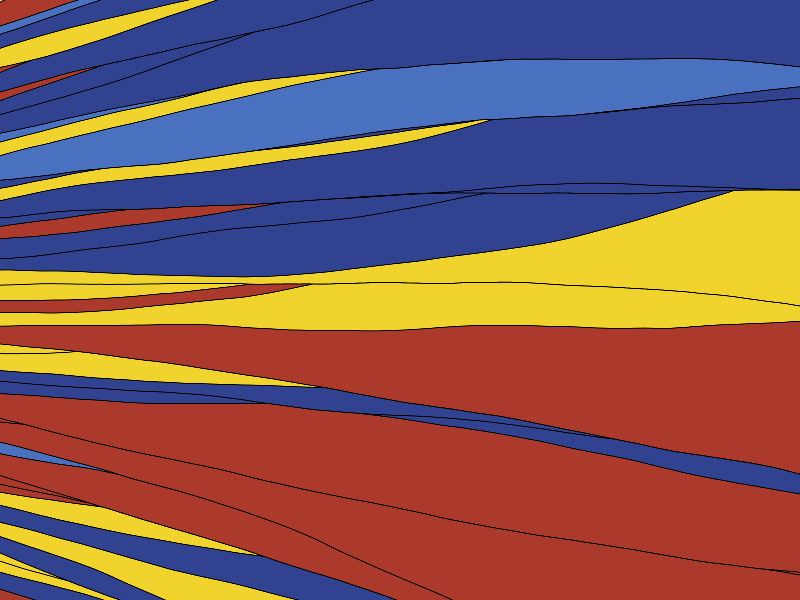
Frame 1 (no input)
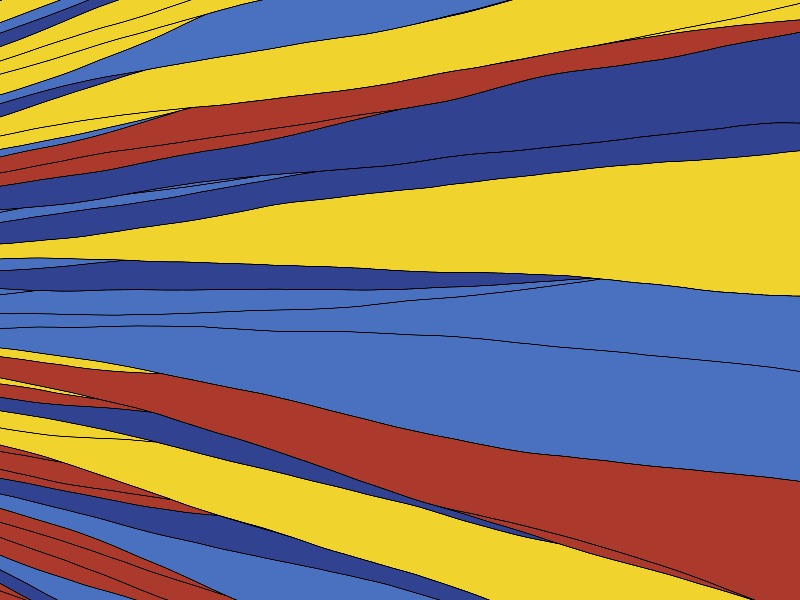
Frame 2 (the mouse pressed at the canvas centre, redrawn once)

The p5.js sketch that drew these frames (run headless with seeded random() and noise() and a simulated clock; the mouse was pressed at the canvas centre and the sketch redrawn once):

// p5.js sketch
// ── sketch.js

function setup() {
  var cnv = createCanvas(displayWidth,displayHeight);
  //cnv.parent(document.getElementById('markdown'));
  background('#F1F2ED');
  starting_drift=0.2;
  resolution = 1;
  x_points = [];
  for(var i = 0; i < resolution * (width+200); i++) {
    x_points[i]= (width+200)*(i) /(resolution * (width+200)) -100;
  }
  pixelDensity(4);
}

function draw() {
  num_lines = 50;
  curves = [[]];
  momentum = [];
  drift = [];
  for(var j=0; j<num_lines; j++) {
    curves[j] = [];
    momentum[j] = 2*(j-num_lines/2)/(2*num_lines);
    drift[j] = 0.01;//abs(i-num_lines/2)/1000;
    curves[j][0] = j*height/num_lines;
  }

  for(var i=1; i<x_points.length; i++) {
    for(var j=0; j<num_lines; j++) {
      if(j===0) { 
        curves[j][i] = curves[j][i-1] + momentum[j];
      } else {
        intended_next_point = curves[j][i-1] + momentum[j];
        curves[j][i] = max(intended_next_point,curves[j-1][i])
      }
      momentum[j] += random(-1,1) * drift[j];
    }
  }
  curvearray=[];
  for(var j=0; j<num_lines; j++) {
    curvearray[j] = new curve_shape(curves[j]);
    curvearray[j].display();
  }
  noLoop();

}


class curve_shape {
  constructor(y_points) {
    this.y_points = y_points;
    // this.drift = starting_drift;
    // this.momentum = starting_momentum;
    // this.y_points = [];
    // this.y_points[0] = y_starting;
    // for(var i=1; i < resolution * (width+200); i++) {
    //   this.y_points[i] = this.y_points[i-1] + this.momentum;
    //   this.momentum += random(-1,1) * this.drift;
    // }
    this.color = rcol();
    //sconsole.log(this.color);
    //console.log(this.y_points);
  }

  display() {
    fill(this.color);
    beginShape();
    curveVertex(-100,height+100);
    curveVertex(-100,height+100);
    stroke(2);
    for(var i = 0; i < this.y_points.length-1; i++) {
      curveVertex(x_points[i], this.y_points[i])
    }
    vertex(x_points[x_points.length-1],this.y_points[this.y_points.length-1])
    console.log(this.color)
    vertex(width+200,height+200);
    vertex(width+200,height+100);
    endShape(CLOSE);
    noFill();
  }
}

hilma_colors = ['#314290','#4A71C0','#F0D32D','#AB3A2C'];
function rcol() {
  var index = int(random(0,hilma_colors.length));
  print(index);
  return color(hilma_colors[index]);
}

function variable_grainsize(grain_size,amount) {
  let d = pixelDensity()*grain_size;
  adjusted_width = width/grain_size;
  adjusted_height = height/grain_size;
  loadPixels();
  for (let x_coord = 0; x_coord < adjusted_width; x_coord++) {
    for (let y_coord = 0; y_coord < adjusted_height; y_coord++) {
      b_r = random(-amount,amount);
      b_g = random(-amount,amount);
      b_b = random(-amount,amount);
      b_a = 0;
      for (let i = 0; i < d; i++) {
        for (let j = 0; j < d; j++) {
          // loop over
          index = 4 * ((y_coord * d + j) * width * d + (x_coord * d + i));
          pixels[index] = pixels[index]+b_r;
          pixels[index+1] = pixels[index+1]+b_g;
          pixels[index+2] = pixels[index+2]+b_b;
          pixels[index+3] = pixels[index+3]+b_a;
        }
      }
    }
  }
  updatePixels();
}
